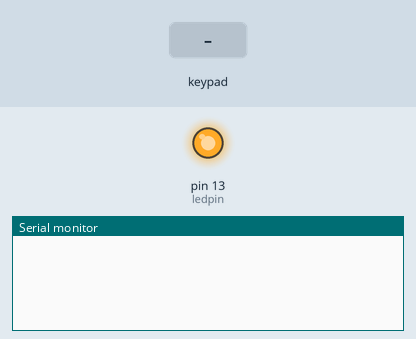
Recording of a sketch running on a simulated Arduino Uno, built with avr-gcc and run on an emulated ATmega328P. On the bench: output pins drawn as LEDs (lit = HIGH), the last lines printed to the serial monitor. Inputs (shaded band) come from the test bench.

Above: at 1.2 s.
1.3 s: key '1' pressed
At 2.5 s:
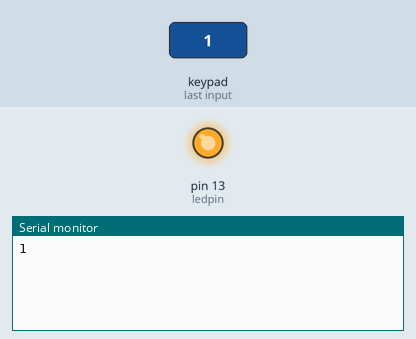
2.8 s: keypad keys 5 4 3 2 # pressed 0.4 s apart
At 5.2 s:
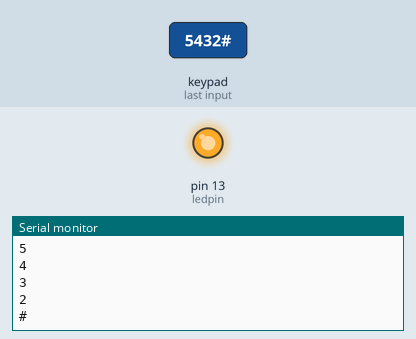
6.3 s: key 'A' pressed
At 6.9 s:
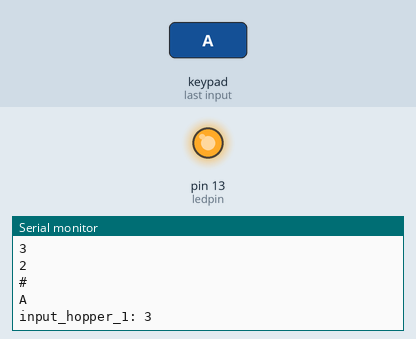
7.8 s: keypad keys 5 4 3 2 pressed 0.4 s apart
At 9.7 s:
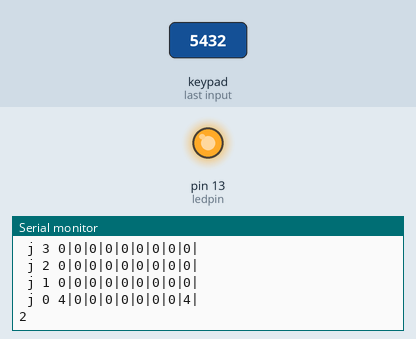
10.9 s: keypad keys 5 4 3 2 * pressed 0.4 s apart
At 13.7 s:
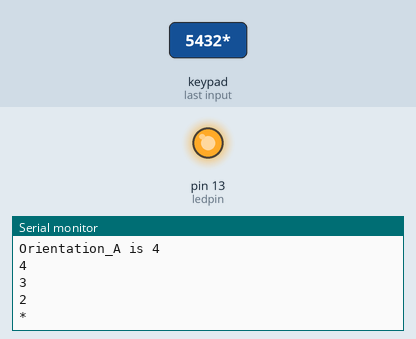
14.4 s: key 'B' pressed
At 15.2 s:
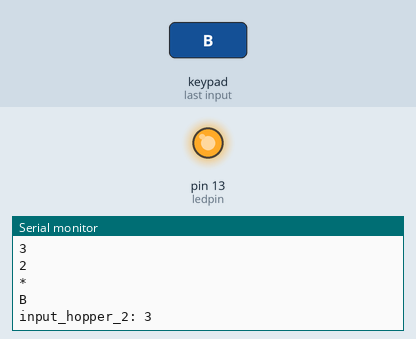
Timing chart, 0 to 16.9 s (numbered marks = the images above; inputs shaded):
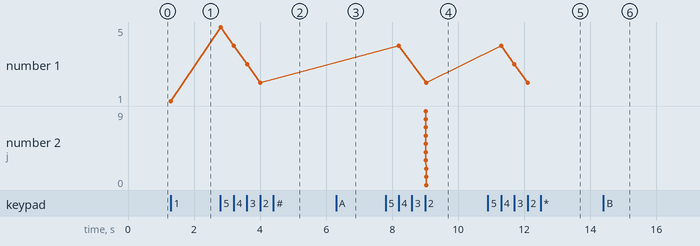

The sketch:

keypad_V2.ino
```cpp
/*  Keypadtest
 *
 *  Demonstrate the simplest use of the  keypad library.
 *
 *  The first step is to connect your keypad to the
 *  Arduino  using the pin numbers listed below in
 *  rowPins[] and colPins[]. If you want to use different
 *  pins then  you  can  change  the  numbers below to
 *  match your setup.
 *
 */
#include <Keypad.h>
int grid[10][11] = {'\0'}; // [10] cols, [11] rows
int col_A, row_A, col_B, row_B;

const byte ROWS = 4; // Four rows
const byte COLS = 4; // Three columns
// Define the Keymap
char keys[ROWS][COLS] = {
  {'1','2','3', 'A'},
  {'4','5','6', 'B'},
  {'7','8','9', 'C'},
  {'*','0','#', 'D'}
};
// Connect keypad ROW0, ROW1, ROW2 and ROW3 to these Arduino pins.
byte rowPins[ROWS] = { 5, 4, 3, 2 };
// Connect keypad COL0, COL1, COL2, and COL3 to these Arduino pins.
byte colPins[COLS] = { 9, 8, 7, 6 };
// keypad pin 1 to arduino pin 9, keypad pin 2 to arduino pin 8, ... keypad pin 8 to arduino pin 2

int input_hopper_1, input_hopper_2, key_flag;
char orientation_A, orientation_B;

// Create the Keypad
Keypad kpd = Keypad( makeKeymap(keys), rowPins, colPins, ROWS, COLS );

#define ledpin 13

void setup()
{
  pinMode(ledpin,OUTPUT);
  digitalWrite(ledpin, HIGH);
  Serial.begin(115200);
  grid[0][0] = 4;
  grid[8][0] = 4;
}

void loop()
{
  char key = kpd.getKey();


  if(key)  // Check for a valid key.
  {
      while (1 <= input_hopper_1)
      // input coordinates of hopper 1
      {
        key = kpd.getKey();
        if(key && (3 == input_hopper_1) )
        {
          input_hopper_1 = 2; // gets row
          //Serial.print("input_hopper_1: ");
          //Serial.println(input_hopper_1);
          row_A = key - '0'; // for some reason, only the second press gets stored here
          Serial.println(row_A);
          break; // exits function
        }
        else if(key && (2 == input_hopper_1) )
        {
          input_hopper_1 = 1;
          //Serial.print("input_hopper_1: ");
          //Serial.println(input_hopper_1);
          col_A = key - '0'; // for some reason, only the second press gets stored here
          Serial.print("\ncol_A is ");
          Serial.println(col_A);
          grid[col_A][row_A] = 7;
          print_grid();
          break; // exits function
        }
        else if(key && (1 == input_hopper_1) )
        {
          input_hopper_1 = 0;
          orientation_A = key;
          Serial.print("\nOrientation_A is ");
          Serial.println(orientation_A);
          break;
        }
       } // closes while loop

      while (1 <= input_hopper_2)
      {// input coordinates of hopper 2
        key = kpd.getKey();
        if(key && (3 == input_hopper_2) )
        {
          input_hopper_2 = 2; // gets row
          Serial.print("input_hopper_2: ");
          //Serial.println(input_hopper_2);
          row_B = key - '0'; // for some reason, only the second press gets stored here
          Serial.print("\nrow_B is ");
          Serial.println(row_B);
          break; // exits function
        }
        else if(key && (2 == input_hopper_2) )
        {
          input_hopper_2 = 1;
          //Serial.print("input_hopper_2: ");
          //Serial.println(input_hopper_2);
          col_B = key - '0'; // for some reason, only the second press gets stored here
          Serial.print("\ncol_B is ");
          Serial.println(col_B);
          grid[col_B][row_B] = 7;
          print_grid();
          break; // exits function
        }
        else if(key && (1 == input_hopper_2) )
        {
          input_hopper_2 = 1;
          orientation_B = key;
          Serial.print("\nOrientation_B is ");
          Serial.println(orientation_B);
          key_flag = 0;
          return; // exits function
        }
       } // closes while loop

      if ('A' == key)
      {
        Serial.println(key);
        input_hopper_1 = 3;
        Serial.print("input_hopper_1: ");
        Serial.println(input_hopper_1);
      }
      else if ('B' == key)
      {
        Serial.println(key);
        input_hopper_2 = 3;
        Serial.print("input_hopper_2: ");
        Serial.println(input_hopper_2);
      }
      else
        {
          Serial.println(key);
        }
  } //closes if(key)
}
```

print_grid.ino
```cpp
  // grid is bigger than it needs to be (8x9)
/* this means that if we accidentally rewrite beyond the bounds,
there will be no effect on the grid */

int print_grid()
{

  Serial.print("\n");
  Serial.print("grid vals \n");
//  Serial.print(grid);
//  Serial.print(grid[0][1]);
//  Serial.print(grid[0][0]);
//  Serial.print(grid[1][2]);
  Serial.print("\n");
  for (int j = 9; j >=0; j--)
  {
    Serial.print(" j ");
    Serial.print(j);
    Serial.print(" ");
    for (int i = 0; i <= 8; i ++)
    {
      Serial.print(grid[i][j]);
      Serial.print("|");
    }
    Serial.print("\n");
  }

}
```

Measured:
- after the input at 1.3 s, the serial monitor: prints a new line at once (image 1)
- after the input at 2.8 s, the serial monitor: prints a new line at once (image 2)
- after the input at 6.3 s, the serial monitor: prints a new line at once (image 3)
- after the input at 7.8 s, the serial monitor: prints a new line after 0.40 s (image 4)
- after the input at 10.9 s, the serial monitor: prints a new line after 0.40 s (image 5)
- after the input at 14.4 s, the serial monitor: prints a new line at once (image 6)
- plotted number 1: 1 → 2 after the input at 2.8 s
